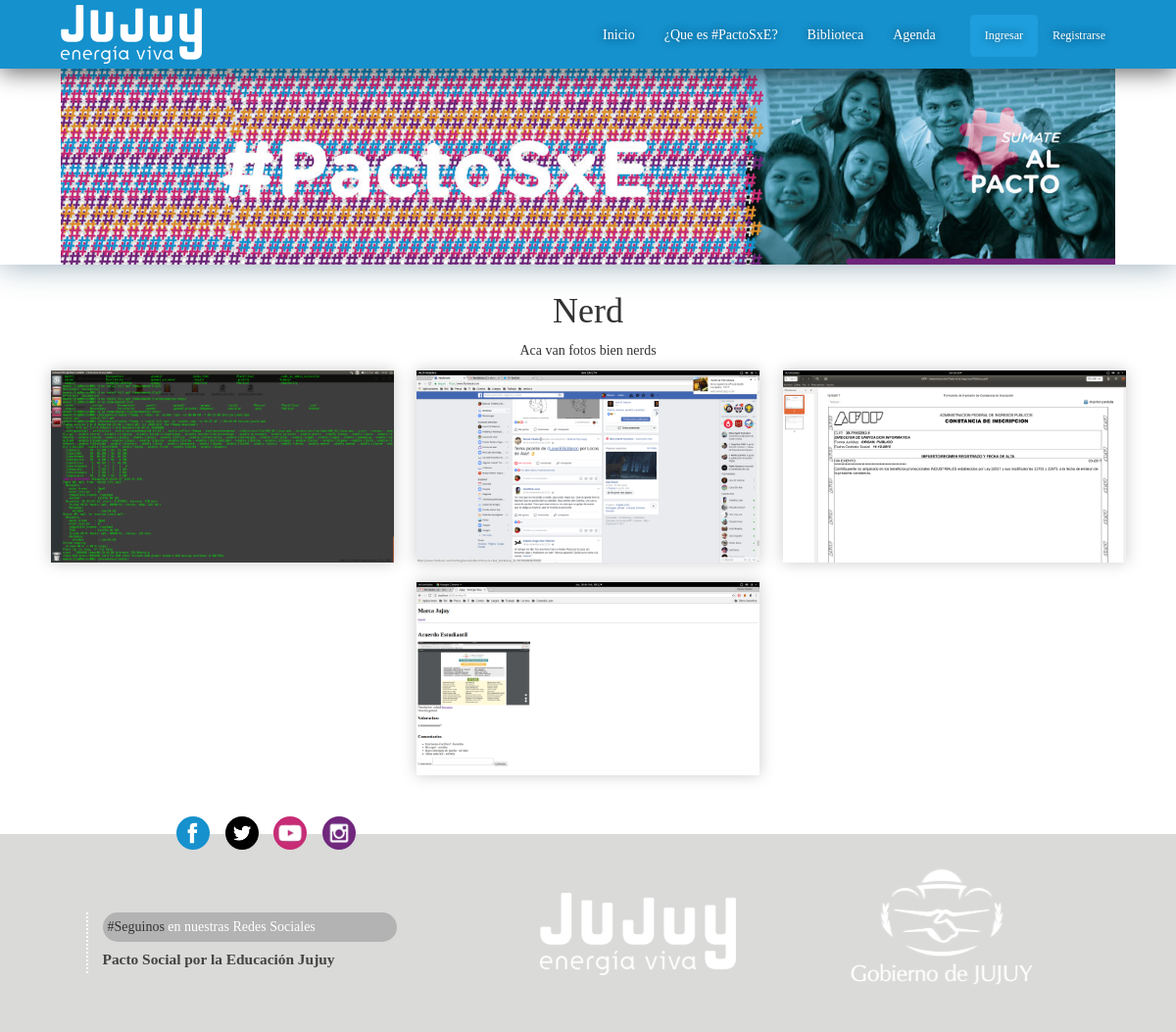
Before: /encontrate/1/ with the older database file.
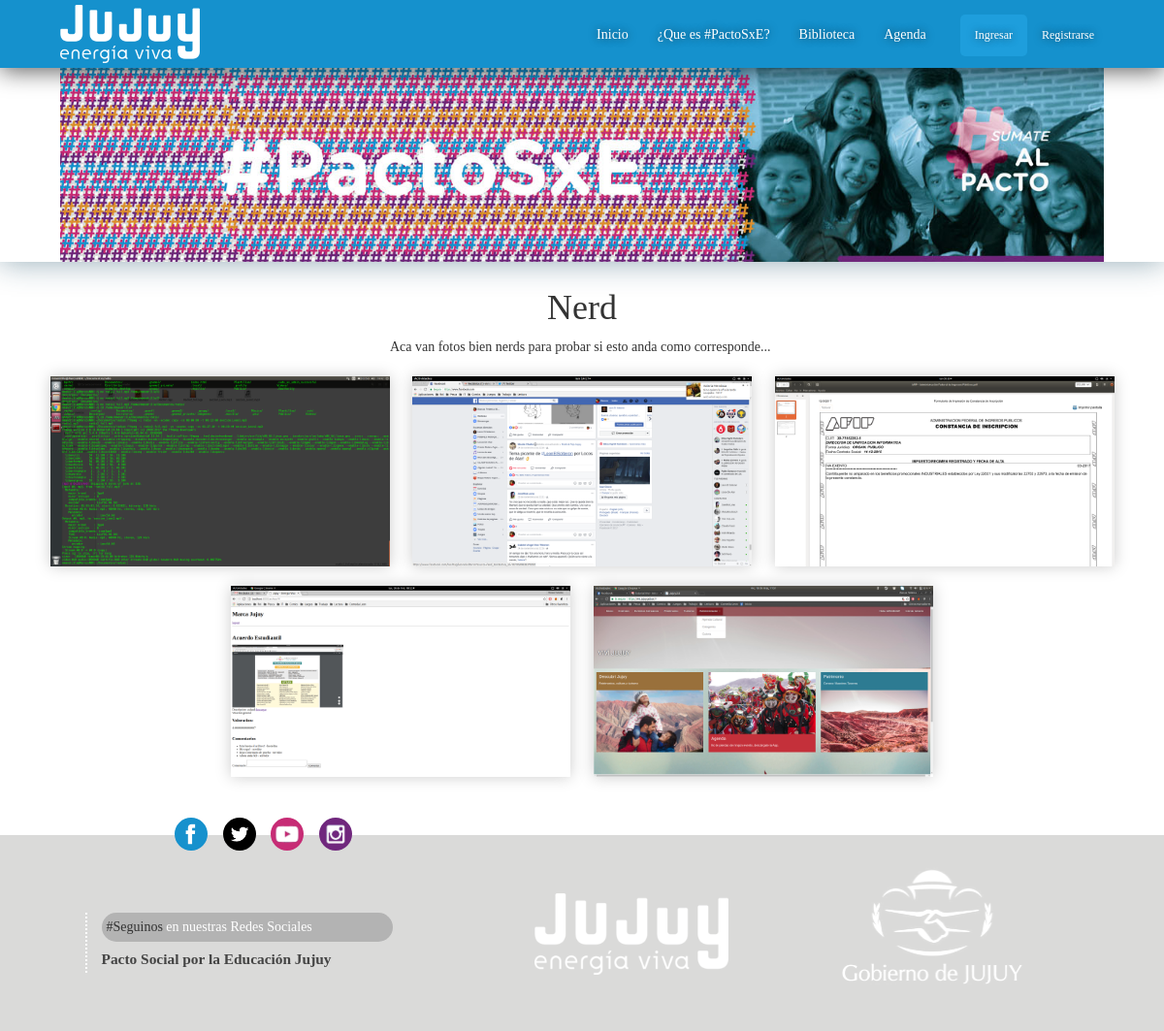
After: the same page with the newer database file.
### encontrate/models.py (models this page shows, shortened)
class Album(models.Model):
    nombre = models.CharField('Titulo', max_length=200)
    descripcion = HTMLField()
    portada = models.FileField(upload_to='fotos/')
    pub_date = models.DateTimeField('Fecha de Publicacion', default=timezone.now)

class Foto(models.Model):
    album = models.ForeignKey(Album, on_delete=models.CASCADE)
    foto = models.FileField(upload_to='fotos/')

### encontrate/views.py (the view)
# urls.py: path('<int:album_id>/', views.album, name='album'),
def album(request, album_id):
    album = Album.objects.get(pk=album_id)
    fotos = Foto.objects.filter(album=album_id)
    return render(request, 'mostrar_album.html', {'album': album,'fotos': fotos})

### encontrate/templates/mostrar_album.html
{% extends 'base.html' %}
{% block content %}
<div class="encontrate">
    <div class "info_album">
        <h1>{{ album.nombre }}</h1>
        {{ album.descripcion | safe }}
    </div>
    <div class="galeria">
        {% for foto in fotos %}
            <div class="item">
                <a href="/archivos/{{ foto.foto }}" data-lightbox="galeria">
                    <img src="/archivos/{{ foto.foto }}">
                </a>
            </div>
        {% endfor %}
    </div>
</div>
{% endblock %}

### core/templates/base.html (shortened to what this page needs)
<!DOCTYPE html>
<html lang="en">
  <head>
    {% load static %}
    <link rel="stylesheet" type="text/css" href="{% static 'css/lightbox.css' %}" />
    <link rel="stylesheet" type="text/css" href="{% static 'css/bootstrap.min.css' %}" />
    <link rel="stylesheet" type="text/css" href="{% static 'css/style.css' %}" />
  </head>
  <body id="body">
    <header>
	<nav class="navbar navbar-static-top">
	  <div class="container-fluid">
      <div class="header-logo" onclick="location.href='http://www.jujuy.gob.ar'" style="cursor: pointer">
      	<img src="{% static 'img/logo.png' %}" />
      </div>
	    <div class="collapse navbar-collapse">
	      <ul class="nav navbar-nav">
	        	<li><a href="/">Inicio</a></li>
	        	<li><a href="/faq/">¿Que es #PactoSxE?</a></li>
	        	<li><a href="/biblioteca/">Biblioteca</a></li>
	        	<li><a href="/calendario/">Agenda</a></li>
            {% if user.is_authenticated %}
            <li class="bienvenido">Bienvenido, {{ user.get_full_name }} <small>{{ user.username }}</small>!</li>
            {% if user.is_staff %}
            <li><a href="/admin">Admin</a></li>
            {% endif %}
            <li><a href="{% url 'logout' %}">Salir</a></li>
            {% else %}
            <li class="btn-login nomob"><a href="{% url 'login' %}">Ingresar</a></li><li class="btn-register"><a href="{% url 'signup' %}">Registrarse</a></li>
            {% endif %}
	      </ul>
	    </div>
	  </div>
	</nav>
    </header>
    <div class="portada">
        <img src="{% static 'img/header.jpg' %}" alt="">
    </div>
    <main>
      {% block content %}
      {% endblock %}
        <br>
        <footer>
          <div class="social">
            <a href="https://www.facebook.com/pactosocialporlaeducacion/">
             <span class="icon icon-facebook"></span>
            </a>
            <a href="https://twitter.com/PactoJujuy">
             <span class="icon icon-twitter"></span>
            </a>
            <a href="https://www.youtube.com/channel/UCGltF7SWs07PRNz8SUf5Cdg">
             <span class="icon icon-youtube"></span>
            </a>
            <a href="https://www.instagram.com/pactosocialporlaeducacionjujuy/">
             <span class="icon icon-instagram"></span>
            </a>
          </div>
          <div class="row">
          <div class="col-md-4 col-md-offset-1">
            <div class="seguinos-titulo">
              <p class="seguinos"><span>#Seguinos</span> en nuestras Redes Sociales</p>
              <h4>Pacto Social por la Educación Jujuy</h4>
            </div>
          </div>
          <div class="col-md-3">
            <img src="{% static 'img/logo.png' %}" class="logo"/>
          </div>
          <div class="col-md-3">
            <img src="{% static 'img/logo2.png' %}" class="logo" style="margin-top: 10px"/>
          </div>
          </div>
        </footer>
    </main>
    {% load static %}
  </body>
</html>

### static_source/css/style.css (style rules this page uses)
body { background: white; overflow-x: hidden; font-family: Archia; padding-top: 70px; }
header { position: absolute; width: 100%; position: fixed; height: 70px; z-index: 11; background-color: #1591cd; box-shadow: 0 3px 25px #000000a3; top: 0; }
main { margin-top: 2em; }
.portada { height: 200px; background-size: cover; box-shadow: 0 0 30px #1c4d657a; overflow: hidden; text-align: center; width: auto; }
.portada img { height: 200px; }
.btn-login.nomob a, .btn-register a { font-size: 12px !important; font-weight: lighter; border-radius: 5px; }
.btn-login.nomob a { background: #1e9edc; margin-left: 20px; }
.btn-register a { font-weight: normal; }
.navbar { padding-left: 3em; padding-right: 3em; padding-top: 5px; font-family: Archia; }
.navbar-nav { float: right; padding-top: 10px; }
ul.nav li { overflow: hidden; }
ul.nav li a { color: white; font-size: 14px; text-shadow: 0 0 8px rgba(0, 0, 0, 0.59); padding-top: 11px; padding-bottom: 12px; }
.header-logo { float: left; }
.header-logo img { height: 70px; top: -5px; position: relative; padding: 5px; }
footer { padding-top: 20px; font-family: Archia; background: #dadad9; position: relative; }
footer h4 { color: white; text-align: center; margin-top: 10px; margin-bottom: 5px; font-size: 1.1em; font-weight: normal; }
footer .social { position: absolute; top: -18px; left: 15%; }
footer .social span.icon { background-color: black; width: 34px; height: 34px; display: inline-block; border-radius: 50%; margin-right: 12px; }
footer .social span.icon-facebook { background-color: #1691cd; }
footer .social span.icon-twitter { background-color:# dc8e2c; }
footer .social span.icon-youtube { background-color: #c72c75; }
footer .social span.icon-instagram { background-color: #70277d; }
footer .col-md-4 { margin-top: 60px; margin-bottom: 60px; border-left: 2px dotted white; }
footer img.logo { margin: auto; display: block; width: 200px; margin-top: 40px; }
footer .seguinos { background: #b3b3b3; border-radius: 50px; padding: 5px; width: 300px; color: white; }
footer .seguinos span { color: #333; }
footer .seguinos-titulo h4 { color: #444; font-weight: bold; text-align: left; }
footer .icon-facebook { background: url(../img/facebook.png); background-size: contain; }
footer .icon-twitter { background: url(../img/twitter.png); background-size: contain; }
footer .icon-youtube { background: url(../img/youtube.png); background-size: contain; }
footer .icon-instagram { background: url(../img/instagram.png); background-size: contain; }
.encontrate { text-align: center; margin-bottom: 30px; }
.encontrate .galeria { width: 100%; max-width: 1200px; text-align: center; }
.encontrate .galeria .item { width: 350px; display: inline-block; margin: 10px; box-shadow: 0 0 15px #ccc; }
.encontrate .galeria .item img { width: 100%; }

Changed rows visible on the page:
changed Album "Nerd": descripcion "Aca van fotos bien nerds" → "Aca van fotos bien nerds para probar si esto anda como corresponde..."
added Foto: foto (picture)
